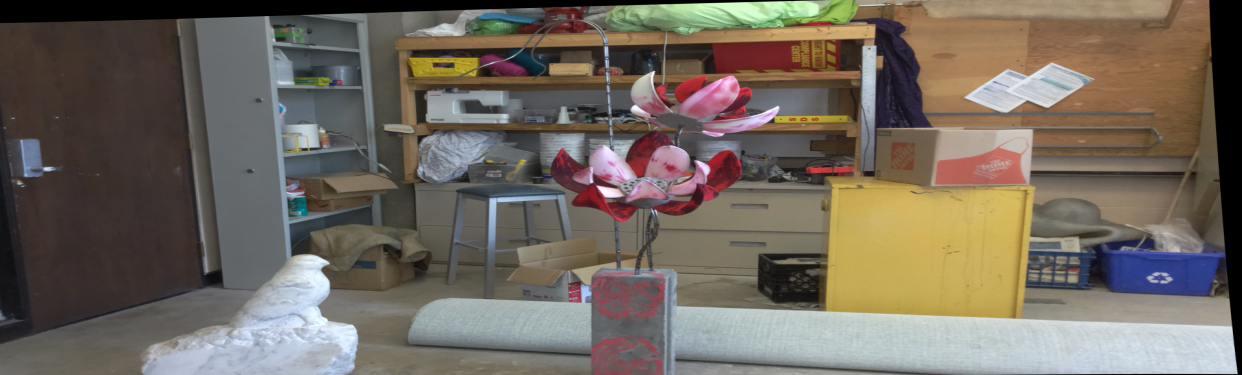
#> input picture camera/im1f.png, 1242 x 375 px, found by its file name
$ python color.py
#> lines starting #> are read from the running program, lines starting #| are printed output that depends on the picture
import cv2
import numpy as np
import math
import os
import random
import csv
imgR = cv2.imread("/home/bj/data/dnn/CFNet/etc/im1f.png",cv2.IMREAD_COLOR)
#> imgR is the input picture: shape (375, 1242, 3); mean B, G, R 94.7, 104.8, 113.5
img = cv2.imread("/home/bj/data/dnn/CFNet/etc/im0f.png", cv2.IMREAD_COLOR)
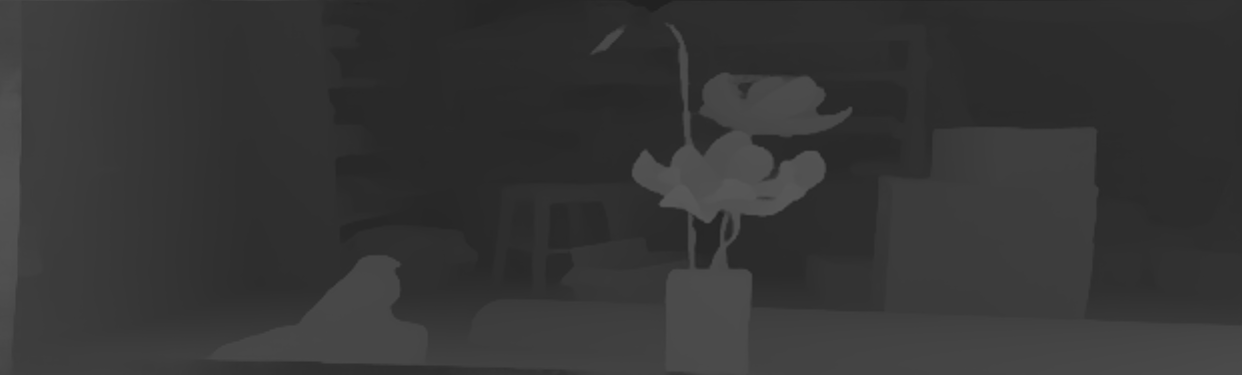
#> input picture camera/im0f.png, 1242 x 375 px, found by its file name
#> img is the input picture: shape (375, 1242, 3); min 32, max 89, mean 53.3
cv2.imshow('img',imgR)
max = np.max(img)
#> max = 89
print(max)
#| 89
cimg = np.zeros_like(img)
cimg = cv2.cvtColor(img,cv2.COLOR_BGR2HLS)
#> cimg: shape (375, 1242, 3); mean of channels 0, 1, 2 0, 53.3, 0

cimg[:,:,:] = img[:,:,:] * (255 / max)
#> cimg: shape (375, 1242, 3); mean of channels 0, 1, 2 152.2, 152.2, 152.2
cimg = cv2.cvtColor(cimg,cv2.COLOR_HLS2BGR)
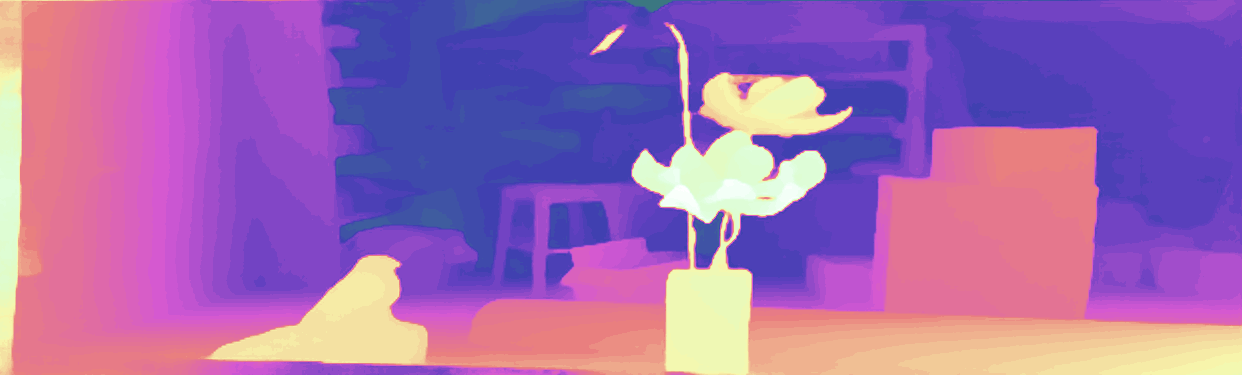
#> cimg: shape (375, 1242, 3); mean B, G, R 177.4, 105.7, 160.5
cv2.imshow('Right image',imgR)
cv2.imshow('cimg',cimg)

cv2.waitKey()
cv2.destroyAllWindows()
